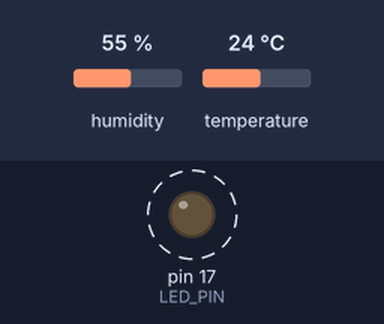
This program was run on a simulated SparkFun Pro Micro, built with avr-gcc and run on an emulated ATmega32U4. On the bench: output pins drawn as LEDs (lit = HIGH). Wiring (inferred from the names in the program): SHT3x sensor at I2C address 0x44. Dashed ring = blinking. Inputs (shaded band) come from the test bench; at power-on: humidity 55 %, temperature 24 °C. What the program prints to the serial monitor is not drawn.

Above: at 0.1 s.
Timing chart, 0 to 3.0 s (numbered marks = the images above):
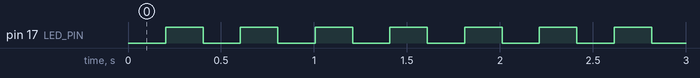

The program:

main.cpp
```cpp
#include <Arduino.h>
#include <Wire.h>
#include "scheduler.h"
#include "tasks.h"

void setup() {
    Serial.begin(9600);
    Wire.begin();
    pinMode(17, OUTPUT);

    SCH_Init();

    // LED cada 200ms
    SCH_Add_Task(LED_Task, 0, 200);

    // Sensor SHT31 cada 1000ms
    SCH_Add_Task(SHT31_Task, 0, 1); // máquina de estados interna cada tick

    // Serial cada 1000ms
    SCH_Add_Task(Serial_Task, 1000, 1000);

    SCH_Start();
}

void loop() {
    SCH_Dispatch_Tasks();
}
```

scheduler.h
```cpp
#ifndef SCHEDULER_H
#define SCHEDULER_H

#include <Arduino.h>

#define SCH_MAX_TASKS 5

typedef struct {
    void (*pTask)(void); // puntero a la tarea
    uint16_t Delay;      // tiempo hasta próxima ejecución (ticks)
    uint16_t Period;     // periodo (ticks)
    uint8_t RunMe;       // flag de ejecución
} sTask;

extern sTask SCH_tasks_G[SCH_MAX_TASKS];

void SCH_Init(void);
void SCH_Start(void);
uint8_t SCH_Add_Task(void (*pFunction)(), const uint16_t DELAY, const uint16_t PERIOD);
void SCH_Dispatch_Tasks(void);
void SCH_Update(void);
bool SCH_Delete_Task(const uint8_t index);

#endif
```

tasks.h
```cpp
#ifndef TASKS_H
#define TASKS_H

#include <Arduino.h>
#include <Wire.h>

// SHT31 dirección
#define SHT31_ADDR 0x44

void LED_Task(void);
void SHT31_Task(void);
void Serial_Task(void);

extern float latestTemperature;
extern float latestHumidity;
extern uint8_t Error_code_G;

#endif
```

scheduler.cpp
```cpp
#include "scheduler.h"

sTask SCH_tasks_G[SCH_MAX_TASKS];

void SCH_Init(void) {
    // Vaciar la tabla de tareas
    for (uint8_t i = 0; i < SCH_MAX_TASKS; i++) {
        SCH_tasks_G[i].pTask = 0;
        SCH_tasks_G[i].Delay = 0;
        SCH_tasks_G[i].Period = 0;
        SCH_tasks_G[i].RunMe = 0;
    }

    // Configurar Timer1 para 1ms tick
    noInterrupts();
    TCCR1A = 0;
    TCCR1B = 0;
    TCNT1 = 0;
    OCR1A = 249;                         // (16 MHz) / (64 prescaler) / 1000 Hz - 1
    TCCR1B |= (1 << WGM12);              // CTC
    TCCR1B |= (1 << CS11) | (1 << CS10); // prescaler 64
    TIMSK1 |= (1 << OCIE1A);             // habilitar interrupción
    interrupts();
}

void SCH_Start(void) {
    // habilitar interrupciones globales
    interrupts();
}

uint8_t SCH_Add_Task(void (*pFunction)(), const uint16_t DELAY, const uint16_t PERIOD) {
    for (uint8_t i = 0; i < SCH_MAX_TASKS; i++) {
        if (SCH_tasks_G[i].pTask == 0) {
            SCH_tasks_G[i].pTask = pFunction;
            SCH_tasks_G[i].Delay = DELAY;
            SCH_tasks_G[i].Period = PERIOD;
            SCH_tasks_G[i].RunMe = 0;
            return i;
        }
    }
    return SCH_MAX_TASKS; // sin espacio
}

bool SCH_Delete_Task(const uint8_t index) {
    if (index >= SCH_MAX_TASKS)
        return false;
    SCH_tasks_G[index].pTask = 0;
    SCH_tasks_G[index].Delay = 0;
    SCH_tasks_G[index].Period = 0;
    SCH_tasks_G[index].RunMe = 0;
    return true;
}

void SCH_Dispatch_Tasks(void) {
    for (uint8_t i = 0; i < SCH_MAX_TASKS; i++) {
        if (SCH_tasks_G[i].RunMe > 0) {
            (*SCH_tasks_G[i].pTask)();
            SCH_tasks_G[i].RunMe--;
            if (SCH_tasks_G[i].Period == 0) {
                SCH_Delete_Task(i);
            }
        }
    }
}

// --- Timer1 ISR cada 1 ms ---
ISR(TIMER1_COMPA_vect) {
    SCH_Update();
}

void SCH_Update(void) {
    for (uint8_t i = 0; i < SCH_MAX_TASKS; i++) {
        if (SCH_tasks_G[i].pTask) {
            if (SCH_tasks_G[i].Delay == 0) {
                SCH_tasks_G[i].RunMe++;
                if (SCH_tasks_G[i].Period) {
                    SCH_tasks_G[i].Delay = SCH_tasks_G[i].Period;
                }
            } else {
                SCH_tasks_G[i].Delay--;
            }
        }
    }
}
```

tasks.cpp
```cpp
#include "tasks.h"

// Variables globales de estado
float latestTemperature = 0.0;
float latestHumidity = 0.0;
uint8_t Error_code_G = 0;

enum SHT31_State { SHT31_IDLE, SHT31_WAITING, SHT31_READ };

SHT31_State shtState = SHT31_IDLE;
uint16_t shtWaitCounter = 0;

const int LED_PIN = 17; // LED externo en pin 10

void LED_Task(void) {
    static bool state = false;
    digitalWrite(LED_PIN, state ? HIGH : LOW);
    state = !state;
}

// Máquina de estados NO bloqueante para SHT31
void SHT31_Task(void) {
    switch (shtState) {
    case SHT31_IDLE:
        // Enviar comando de medición
        Wire.beginTransmission(SHT31_ADDR);
        Wire.write(0x24);
        Wire.write(0x00);
        Wire.endTransmission();
        shtWaitCounter = 15; // esperar 15ms típicamente
        shtState = SHT31_WAITING;
        break;

    case SHT31_WAITING:
        if (shtWaitCounter > 0) {
            shtWaitCounter--;
        } else {
            shtState = SHT31_READ;
        }
        break;

    case SHT31_READ:
        Wire.requestFrom((uint8_t)SHT31_ADDR, (uint8_t)6);
        if (Wire.available() == 6) {
            uint16_t tData = (Wire.read() << 8) | Wire.read();
            Wire.read(); // CRC temp
            uint16_t hData = (Wire.read() << 8) | Wire.read();
            Wire.read(); // CRC hum

            latestTemperature = -45 + 175 * (tData / 65535.0);
            latestHumidity = 100 * (hData / 65535.0);
            Error_code_G = 0;
        } else {
            Error_code_G = 3; // error de lectura
        }
        shtState = SHT31_IDLE;
        break;
    }
}

void Serial_Task(void) {
    Serial.print("T=");
    Serial.print(latestTemperature, 1);
    Serial.print(" °C, H=");
    Serial.print(latestHumidity, 1);
    Serial.print(" % | Err=");
    Serial.println(Error_code_G);
}
```

Measured:
- by itself, pin 17 (LED_PIN): alternates HIGH for 0.20 s and LOW for 0.20 s
